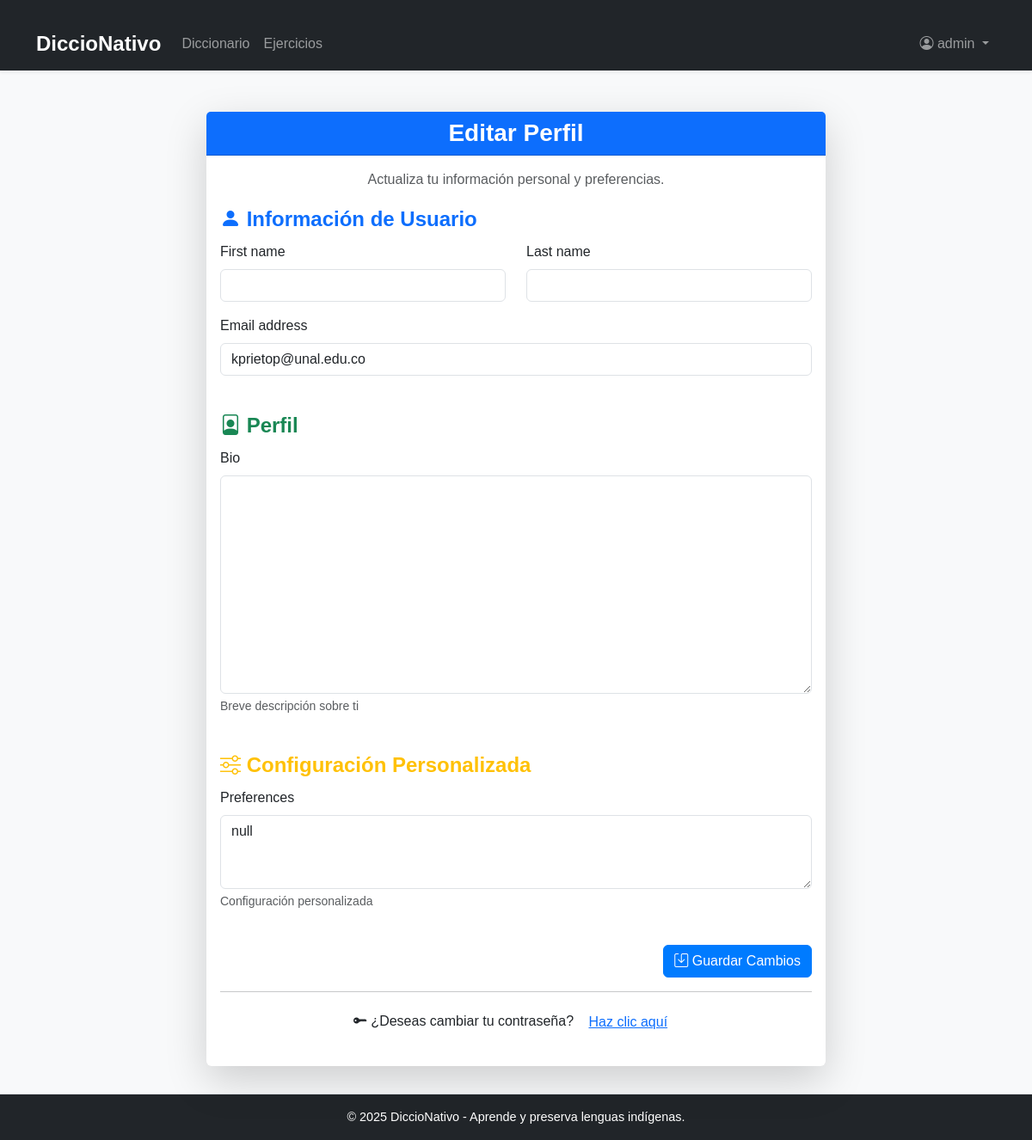
The app's page /accounts/profile/ (signed in) with its own data.
### accounts/models.py (models this page shows, shortened)
class CustomUser(AbstractUser):
    ROLE_CHOICES = (
        ("estudiante", "Estudiante"),
        ("profesor", "Profesor"),
        ("administrador", "Administrador"),
    )
    role = models.CharField(max_length=20, choices=ROLE_CHOICES, default="estudiante")
    age = models.PositiveIntegerField(null=True, blank=True)

class Profile(models.Model):
    user = models.OneToOneField(CustomUser, on_delete=models.CASCADE, related_name="profile")
    bio = models.TextField(blank=True, null=True, help_text="Breve descripción sobre ti")
    preferences = models.JSONField(blank=True, null=True, help_text="Configuración personalizada")
    updated_at = models.DateTimeField(auto_now=True)

### accounts/views.py (the view, shortened to what this page needs)
# urls.py: path("profile/", profile_update, name="profile"),
@login_required
def profile_update(request):
    profile, created = Profile.objects.get_or_create(user=request.user)
    user_form = CustomUserUpdateForm(instance=request.user)
    profile_form = ProfileForm(instance=profile)
    return render(request, "accounts/profile_update.html", {"user_form": user_form, "profile_form": profile_form})

### accounts/forms.py
class CustomUserUpdateForm(UserChangeForm):
    class Meta:
        model = CustomUser
        fields = ["first_name", "last_name", "email"]

class ProfileForm(forms.ModelForm):
    class Meta:
        model = Profile
        fields = ["bio", "preferences"]
        widgets = {
            "preferences": forms.Textarea(attrs={"rows": 3}),
        }

### templates/accounts/profile_update.html (shortened to what this page needs)
{% extends "base.html" %}
{% load crispy_forms_tags %}
{% block content %}
<div class="container mt-5">
    <div class="row justify-content-center">
        <div class="col-lg-8">
            <div class="card shadow-lg border-0">
                <div class="card-header bg-primary text-white text-center">
                    <h3 class="fw-bold mb-0">Editar Perfil</h3>
                </div>
                <div class="card-body">
                    <p class="text-muted text-center">Actualiza tu información personal y preferencias.</p>
                    <form method="post" id="profileForm">
                        <fieldset class="mb-4">
                            <legend class="fw-bold text-primary"><i class="bi bi-person-fill"></i> Información de Usuario</legend>
                            <div class="row">
                                <div class="col-md-6">
                                    {{ user_form.first_name|as_crispy_field }}
                                </div>
                                <div class="col-md-6">
                                    {{ user_form.last_name|as_crispy_field }}
                                </div>
                            </div>
                            <div class="row">
                                <div class="col-md-12">
                                    {{ user_form.email|as_crispy_field }}
                                </div>
                            </div>
                        </fieldset>
                        <fieldset class="mb-4">
                            <legend class="fw-bold text-success"><i class="bi bi-file-person"></i> Perfil</legend>
                            <div class="row">
                                <div class="col-md-12">
                                    {{ profile_form.bio|as_crispy_field }}
                                </div>
                            </div>
                        </fieldset>
                        <fieldset class="mb-4">
                            <legend class="fw-bold text-warning"><i class="bi bi-sliders"></i> Configuración Personalizada</legend>
                            <div class="row">
                                <div class="col-md-12">
                                    {{ profile_form.preferences|as_crispy_field }}
                                </div>
                            </div>
                        </fieldset>
                        <div class="text-end">
                            <button type="submit" class="btn btn-primary"><i class="bi bi-save"></i> Guardar Cambios</button>
                        </div>
                    </form>
                    <hr />
                    <p class="text-center">
                        <i class="bi bi-key-fill"></i> ¿Deseas cambiar tu contraseña?
                        <a href="{% url 'password_change' %}" class="btn btn-link">Haz clic aquí</a>
                    </p>
                </div>
            </div>
        </div>
    </div>
</div>
{% endblock %}

### templates/base.html (shortened to what this page needs)
{% load static %}
<!DOCTYPE html>
<html lang="es">
<head>
  <link href="https://cdn.jsdelivr.net/npm/bootstrap@5.3.0/dist/css/bootstrap.min.css" rel="stylesheet">
  <link rel="stylesheet" href="{% static 'css/base.css' %}">
  <link rel="stylesheet" href="https://cdnjs.cloudflare.com/ajax/libs/bootstrap-icons/1.10.5/font/bootstrap-icons.min.css">
</head>
<body>
  <nav class="navbar navbar-expand-lg navbar-dark bg-dark shadow-sm">
    <div class="container">
      <a class="navbar-brand fw-bold" href="{% url 'home' %}">DiccioNativo</a>
      <div class="collapse navbar-collapse" id="navbarNav">
        <ul class="navbar-nav me-auto">
          <li class="nav-item"><a class="nav-link" href="{% url 'word_list' %}">Diccionario</a></li>
          <li class="nav-item"><a class="nav-link" href="{% url 'exercise_list' %}">Ejercicios</a></li>
        </ul>
        <ul class="navbar-nav ms-auto">
          {% if user.is_authenticated %}
            <li class="nav-item dropdown">
              <a class="nav-link dropdown-toggle" href="#" id="userDropdown" role="button" data-bs-toggle="dropdown">
                <i class="bi bi-person-circle"></i> {{ user.username }}
              </a>
            </li>
          {% else %}
            <li class="nav-item"><a class="nav-link" href="{% url 'login' %}"><i class="bi bi-box-arrow-in-right"></i> Iniciar sesión</a></li>
            <li class="nav-item"><a class="nav-link" href="{% url 'signup' %}"><i class="bi bi-person-plus"></i> Registrarse</a></li>
          {% endif %}
        </ul>
      </div>
    </div>
  </nav>
  <main class="container my-4">
    {% block content %}{% endblock %}
  </main>
  <footer class="bg-dark text-white text-center py-3">
    <p class="mb-0">© 2025 DiccioNativo - Aprende y preserva lenguas indígenas.</p>
  </footer>
</body>
</html>

### static/css/base.css (style rules this page uses)
body { font-family: 'Source Sans Pro', sans-serif; background-color: #f8f9fa; color: #343a40; margin: 0; padding: 0; }
.navbar-brand { font-weight: bold; font-size: 1.5rem; }
h1, h2, h3, h4, h5, h6 { font-family: 'Source Sans Pro', sans-serif; font-weight: 700; }
.btn-primary { background-color: #007bff; border-color: #007bff; }
footer { padding: 1rem 0; border-top: 1px solid #dee2e6; font-size: 0.9rem; color: #6c757d; text-align: center; margin-top: 2rem; }
.container { margin-top: 20px; }
a { text-decoration: none; color: inherit; }

### records on screen
CustomUser: username "admin", email "kprietop@unal.edu.co"
Profile: preferences "null"
